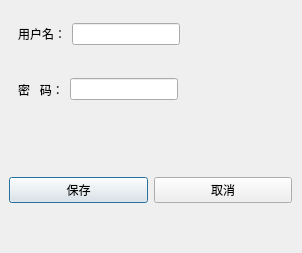
<?xml version="1.0" encoding="UTF-8"?>
<ui version="4.0">
 <class>add_User</class>
 <widget class="QDialog" name="add_User">
  <property name="geometry">
   <rect>
    <x>0</x>
    <y>0</y>
    <width>302</width>
    <height>253</height>
   </rect>
  </property>
  <property name="windowTitle">
   <string>Dialog</string>
  </property>
  <widget class="QWidget" name="widget_5" native="true">
   <property name="geometry">
    <rect>
     <x>0</x>
     <y>0</y>
     <width>301</width>
     <height>251</height>
    </rect>
   </property>
   <layout class="QGridLayout" name="gridLayout">
    <item row="0" column="0">
     <widget class="QWidget" name="widget_4" native="true">
      <layout class="QVBoxLayout" name="verticalLayout">
       <item>
        <widget class="QWidget" name="widget_2" native="true">
         <layout class="QHBoxLayout" name="horizontalLayout_2">
          <item>
           <widget class="QLabel" name="lb_User">
            <property name="text">
             <string>用户名：</string>
            </property>
           </widget>
          </item>
          <item>
           <widget class="QLineEdit" name="le_UserName"/>
          </item>
          <item>
           <spacer name="horizontalSpacer_2">
            <property name="orientation">
             <enum>Qt::Horizontal</enum>
            </property>
            <property name="sizeHint" stdset="0">
             <size>
              <width>40</width>
              <height>20</height>
             </size>
            </property>
           </spacer>
          </item>
         </layout>
        </widget>
       </item>
       <item>
        <widget class="QWidget" name="widget_3" native="true">
         <layout class="QHBoxLayout" name="horizontalLayout">
          <item>
           <widget class="QLabel" name="lb_pass">
            <property name="text">
             <string>密   码：</string>
            </property>
           </widget>
          </item>
          <item>
           <widget class="QLineEdit" name="le_Password"/>
          </item>
          <item>
           <spacer name="horizontalSpacer">
            <property name="orientation">
             <enum>Qt::Horizontal</enum>
            </property>
            <property name="sizeHint" stdset="0">
             <size>
              <width>40</width>
              <height>20</height>
             </size>
            </property>
           </spacer>
          </item>
         </layout>
        </widget>
       </item>
      </layout>
     </widget>
    </item>
    <item row="1" column="0">
     <widget class="QWidget" name="widget" native="true">
      <layout class="QHBoxLayout" name="horizontalLayout_3">
       <item>
        <widget class="QPushButton" name="btn_save">
         <property name="text">
          <string>保存</string>
         </property>
        </widget>
       </item>
       <item>
        <widget class="QPushButton" name="btn_cancel">
         <property name="text">
          <string>取消</string>
         </property>
        </widget>
       </item>
      </layout>
     </widget>
    </item>
   </layout>
  </widget>
 </widget>
 <resources/>
 <connections/>
</ui>
